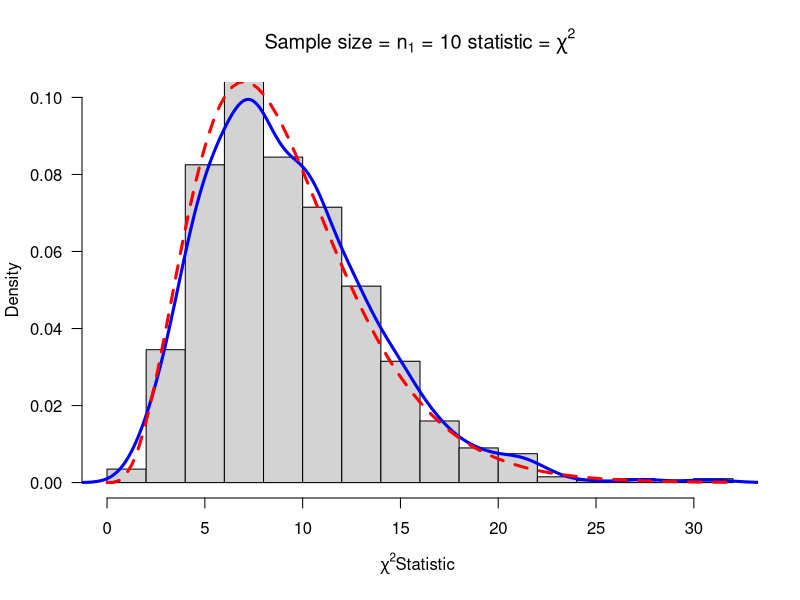

This figure's R source: (Note: this script raises an error after producing the figure.)
mychisim <- function(n1=10,sigma1=3,mean1=5,iter=1000,ymax=0.1,...) # adjust ymax to make graph fit
{
  y1=rnorm(n1*iter,mean=mean1,sd=sigma1)# generate iter samples of size n1

  data1.mat=matrix(y1,nrow=n1,ncol=iter,byrow=TRUE) # Each column is a sample size n1

  ssq1=apply(data1.mat,2,var) # ssq1 is s squared

  w=(n1-1)*ssq1/sigma1^2      #chi-sq stat

  hist(w,freq=FALSE, ylim=c(0,ymax), # Histogram with annotation
       main=substitute(paste("Sample size = ",n[1]," = ",n1," statistic = ",chi^2)),
       xlab=expression(paste(chi^2, "Statistic",sep=" ")), las=1)
  lines(density(w),col="Blue",lwd=3) # add a density plot
  curve(dchisq(x,n1-1),add=TRUE,col="Red",lty=2,lwd=3) # add a theoretical curve
  title=expression(chi^2==frac((n[1]-1)*s^2,sigma^2)) #mathematical annotation -see ?plotmath
  legend(locator(1),c("Simulated","Theoretical"),col=c("Blue","Red"),lwd=4,lty=1:2,bty="n",title=title) # Legend #
  return(list(w=w,summary=summary(w),sd=sd(w),fun="Chi-sq")) # some output to use if needed
}

mychisim(n1 = 10, iter = 1000, mean1 = 10, sigma1 = 4)
